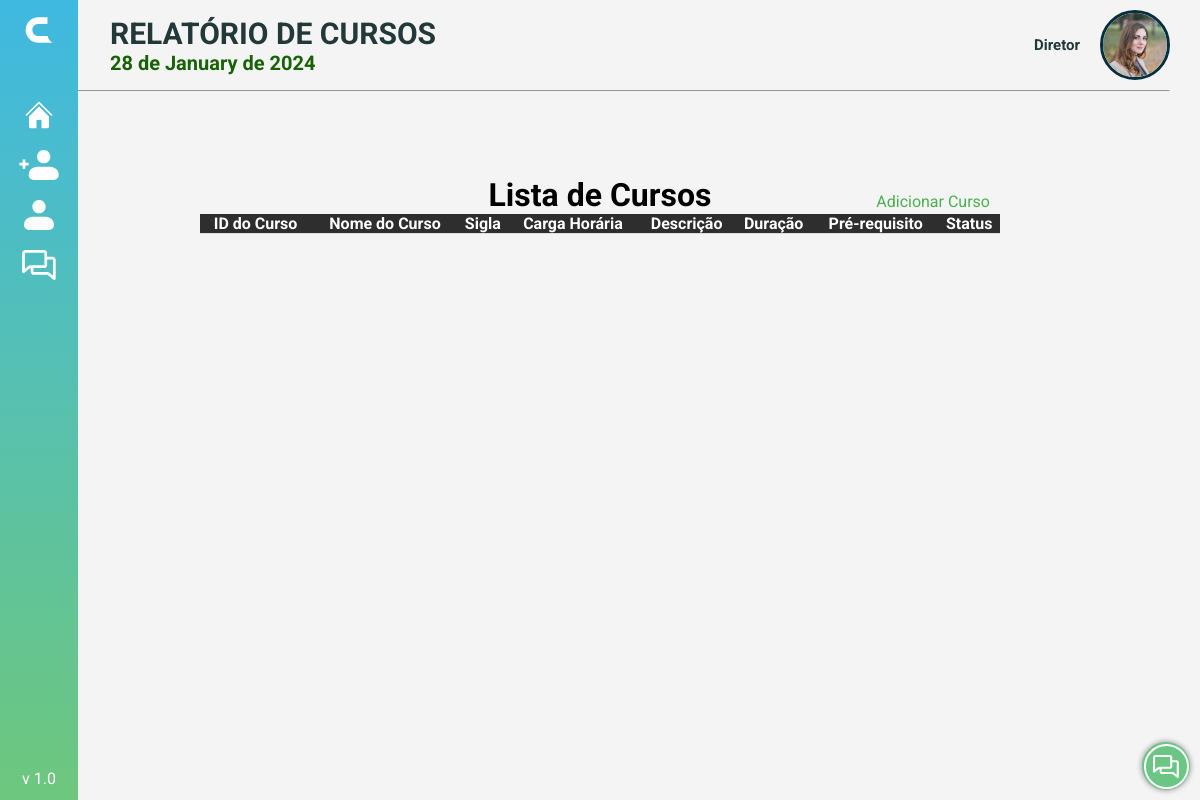
The page /PAGES/s_curso_consulta.php (signed in) on the database as committed earlier.
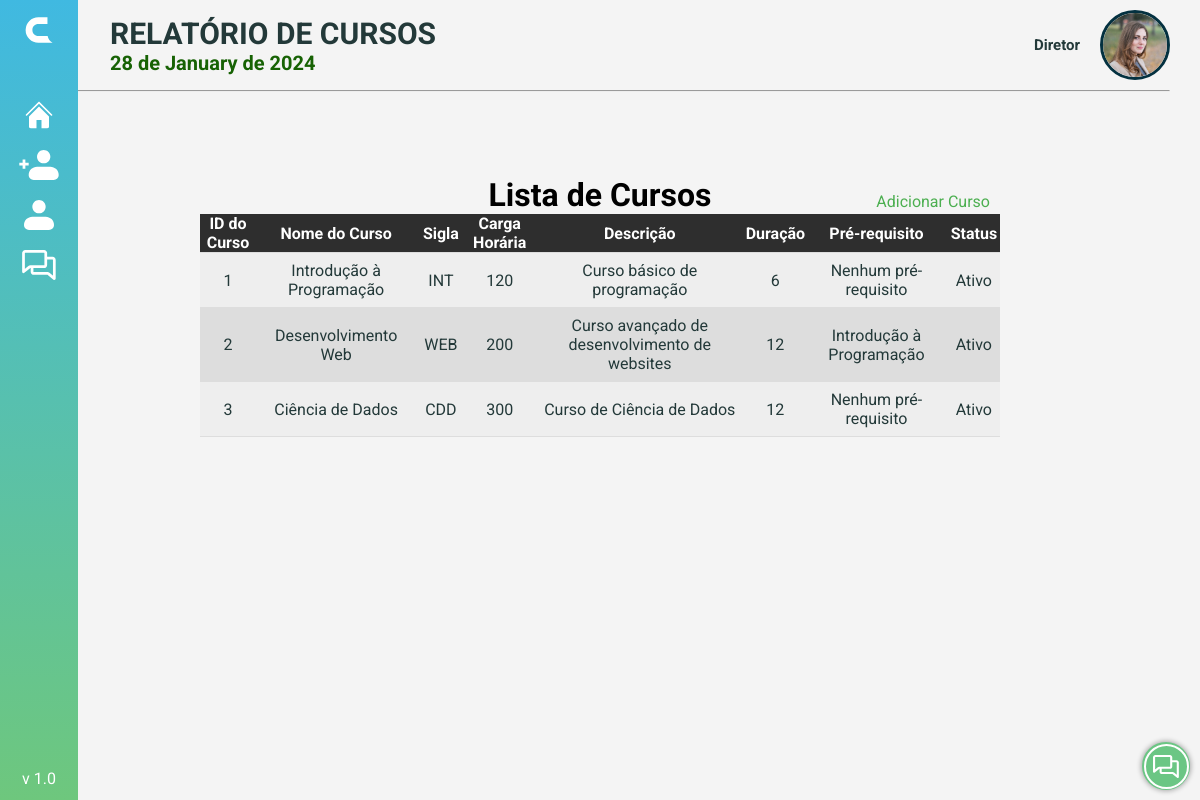
The same page on the database as committed later.
### tables this page shows
CREATE TABLE Curso (
  Curso_id INT NOT NULL AUTO_INCREMENT,
  Curso_Nome VARCHAR(100) NOT NULL,
  Curso_Sigla CHAR(3) NOT NULL,
  Curso_Carga_horaria INT(10) NOT NULL,
  Curso_Desc VARCHAR(50) NOT NULL,
  Curso_Duracao INT NOT NULL,
  Curso_PreRequisito VARCHAR(5000) NOT NULL,
  Curso_Registro DATETIME NOT NULL DEFAULT CURRENT_TIMESTAMP,
  Curso_Status CHAR(1) DEFAULT 1,
  PRIMARY KEY (Curso_id)
);

### PHP/data.php (called while the page is built, shortened)
<?php
    $data = date('Y-m-d');
    $numeroDia = date('d', strtotime($data));
    $nomeMes = strftime('%B', strtotime($data));
    $ano = date('Y', strtotime($data));
    $date = $numeroDia . ' de ' . $nomeMes . ' de ' . $ano;
?>

### PAGES/s_curso_consulta.php (the view, shortened to what this page needs)
<!DOCTYPE html>
<html lang="pt-BR">
<head>
    <link rel="stylesheet" href="../PHP/sidebar/menu.css">
    <link rel="stylesheet" href="../STYLE/botao.css" />
    <link rel="stylesheet" href="../STYLE/data.css">
    <link rel="stylesheet" href="https://cdnjs.cloudflare.com/ajax/libs/font-awesome/6.3.0/css/all.min.css"
 />
    <link href='https://unpkg.com/boxicons@2.0.7/css/boxicons.min.css' rel='stylesheet'>
    <link rel="stylesheet" href="../STYLE/style_home.css">
</head>
<body>
    <?php include('../PHP/data.php'); ?>
    <?php include('../PHP/sidebar/menu.php'); ?>
    <?php include('../PHP/redes.php'); ?>
    <?php include('../PHP/dropdown.php'); ?>
    <header>
        <div class="title">
            <div class="nomedata closed">
                <h1>RELATÓRIO DE CURSOS</h1>
                <div class="php">
                    <?php echo $date; ?>
                </div>
            </div>
            <div class="user">
                <?php echo $dropdown; ?>
            </div>
        </div>
        <hr>
    </header>
    <div>
        <?php echo $sidebarHTML; ?>
    </div>
    <main>
<div class="top"><h1>Lista de Cursos</h1>
        <a href="s_curso_cad.php"><img src="../ICON/sinal-mais.svg" alt="">Adicionar Curso</a></div>
        <table>
            <tr class="titulos">
                <th>ID do Curso</th>
                <th>Nome do Curso</th>
                <th>Sigla</th>
                <th>Carga Horária</th>
                <th>Descrição</th>
                <th>Duração</th>
                <th>Pré-requisito</th>
                <th>Status</th>
            </tr>
            <?php
            $servername = "localhost";
            $username = "root";
            $password = "";
            $dbname = "CLAU";
            $conn = new mysqli($servername, $username, $password, $dbname);
            $sql = "SELECT Curso_id, Curso_Nome, Curso_Sigla, Curso_Carga_horaria, Curso_Desc, Curso_Duracao, Curso_PreRequisito, Curso_Status FROM curso";
            $result = mysqli_query($conn, $sql);
            while ($row = mysqli_fetch_assoc($result)) {
                echo "<tr onclick=\"window.location='s_curso_detalhes.php?id={$row['Curso_id']}';\">";
                echo "<td>{$row['Curso_id']}</td>";
                echo "<td>{$row['Curso_Nome']}</td>";
                echo "<td>{$row['Curso_Sigla']}</td>";
                echo "<td>{$row['Curso_Carga_horaria']}</td>";
                echo "<td>{$row['Curso_Desc']}</td>";
                echo "<td>{$row['Curso_Duracao']}</td>";
                echo "<td>{$row['Curso_PreRequisito']}</td>";
                echo "<td>" . ($row['Curso_Status'] == 1 ? "Ativo" : "Inativo") . "</td>";
                echo "</tr>";
            }
            ?>
        </table>
    </main>
    <div class="buttons">
        <?php echo $redes; ?>
    </div>
</body>
</html>

### PHP/sidebar/menu.php (shortened to what this page needs)
  <?php
  if (isset($_SESSION['Usuario_Nome']) && isset($_SESSION['Tipo_Tipo_cd'])) {
    $permissao = $_SESSION['Tipo_Tipo_cd'];
  if ($permissao == 1) {
    $sidebarHTML ='
  <div class="sidebar close">
    <div class="logo-details">
      <img src="../PHP/sidebar/image/C-BRANCO.svg" alt="Logo-C" class="logo-mini">
    </div>
    <ul class="nav-links">
      <li class="home">
        <a href="../PAGES/m_home.php">
        </a>
      </li>
      <li class="funcionariocad">
        <a href="../PAGES/m_funcionario_cad.php">
        </a>
      </li>
      <li class="funcionario">
        <a href="../PAGES/m_funcionario.php">
        </a>
      </li>
      <li class="fale">
        <a href="../PAGES/fale.php">
        </a>
      </li>
      <div class="version">
        <span>v 1.0</span>
      </div>
    </ul>
</div>
';}
elseif ($permissao == 2) {
  $sidebarHTML ='
';}}else {
  header("Location: ../index.html");
}
?>

### PHP/redes.php
<?php
$redes = '
<button class="buttons__toggle"><div class="borda"><img src="../ICON/fale.svg" alt="Fale_Conosco"></div></button>
<div class="allbtns">
    <a class="button" href="https://www.web-leb.com/code" target="_blank"><img src="../ICON/Facebook.svg" alt="Facebook"></a>
    <a class="button" href="https://www.web-leb.com/code" target="_blank"><img src="../ICON/Linkedin.svg" alt="Linkedin"></a>
    <a class="button" href="https://www.web-leb.com/code" target="_blank"><img src="../ICON/Instagram.svg" alt="Instagram"></a>
</div>
';
?>

### PHP/dropdown.php (shortened to what this page needs)
<?php
if (isset($_SESSION['Usuario_Nome']) && !empty($_SESSION['Usuario_Nome'])) {
    $Nome = htmlspecialchars($_SESSION['Usuario_Nome']);
    $Foto = htmlspecialchars($_SESSION['Usuario_Foto']);
    $dropdown ='
    <p>' . $Nome . '</p>
    <div class="dropdown">
        <img src="' . $Foto . '" alt="Perfil" onclick="myFunction()" class="dropbtn">
        <div style="height:70px;width:70px; position:absolute" onclick="myFunction()" class="dropbtn hover"></div>
        <div id="myDropdown" class="dropdown-content">
            <a href="perfil.php">Perfil</a>
            <a href="notificacoes.php">Notificação</a>
            <a href="../index.html">Sair</a>
        </div>
    </div>
    ';
} else {
    echo "Usuário não está definido ou está vazio.";
}
?>

### PHP/sidebar/menu.css (style rules this page uses)
* { margin: 0; padding: 0; box-sizing: border-box; }
.sidebar { position: fixed; top: 0; left: 0; height: 100%; width: 260px; background: linear-gradient(0deg, rgba(110, 199, 125, 1) 0%, rgba(64, 185, 225, 1) 100%); z-index: 100; transition: all 0.5s ease; overflow: hidden; }
.sidebar.close { width: 78px; }
.sidebar .logo-details { height: 60px; width: 100%; display: flex; align-items: center; }
.sidebar .logo-details .logo-mini { height: 30px; min-width: 78px; text-align: center; line-height: 50px; }
.sidebar .nav-links { height: 100%; padding: 30px 0 150px 0; overflow: auto; }
.sidebar.close .nav-links { overflow: visible; }
.sidebar .nav-links li { position: relative; list-style: none; transition: all 0.4s ease; height: 50px; min-width: 78px; display: flex; }
.sidebar .nav-links li svg { height: 30px; width: 78px; }
.sidebar .nav-links li a { display: flex; align-items: center; text-decoration: none; }
.sidebar .version { position: fixed; bottom: 0; width: 260px; display: flex; align-items: center; justify-content: center; background: transparent; padding: 12px 0; transition: all 0.5s ease; color: white; }
.sidebar.close .version { width: 78px; }

### STYLE/botao.css (style rules this page uses)
.buttons { position: fixed; z-index: 1; bottom: 0; right: 0; }
.buttons__toggle { position: absolute; bottom: 10px; right: 10px; appearance: none; align-items: center; background-color: #6BC684; border-radius: 50%; border-style: none; color: #fff; cursor: pointer; display: flex; font-size: 0; height: 3rem; justify-content: center; text-decoration: none; width: 3rem; position: relative; z-index: 1; box-shadow: 0px 0px 5px 1px #00000050; }
.buttons__toggle img { font-size: 1.6rem; scale: 0.7; }
.borda { border-radius: 100%; border: 2px solid #fff; width: 45px; height: 45px; display: flex; align-items: center; justify-content: center; }
.allbtns { right: 75%; position: absolute; top: 25%; transform: translate(-50%, -50%) rotate(180deg); transform-origin: center; transition: transform 0.75s ease; z-index: 0; }
.button { appearance: none; align-items: center; border-radius: 50%; color: #fff; cursor: pointer; display: flex; font-size: 0; height: 2rem; justify-content: center; text-decoration: none; width: 2rem; right: 0; position: fixed; bottom: 0; transform: translate(40%, 50%) rotate(180deg); transform-origin: center; transition: transform 0.2s ease; }
.button:nth-child(1) { transition-delay: calc(1 * 0.075s); z-index: calc(6 - 1); }
.button:nth-child(2) { transition-delay: calc(2 * 0.075s); z-index: calc(6 - 2); }
.button:nth-child(3) { transition-delay: calc(3 * 0.075s); z-index: calc(6 - 3); }

### STYLE/data.css (style rules this page uses)
.php { color: #176204; font-size: 20px; font-weight: bold; }

### STYLE/style_home.css (style rules this page uses)
* { margin: 0; padding: 0; box-sizing: border-box; font-family: 'Roboto', sans-serif; }
:root { --cor-primaria: #043140; --cor-secundaria: #176204; --cor-fundo: #F4F4F4; }
body { height: auto; display: flex; flex-direction: column; align-items: center; background-color: var(--cor-fundo); }
header { display: flex; width: 100%; flex-direction: column; justify-content: center; align-items: center; }
.nomedata { display: flex; flex-direction: column; margin-left: 250px; transition: margin-left 0.5s ease; }
.nomedata.closed { margin-left: 80px; }
.title { margin: 0; display: flex; justify-content: space-between; width: 100%; align-items: center; padding: 10px 30px; }
.title h1 { font-size: 30px; font-weight: bold; color: #233939; }
.title img { border-radius: 50%; width: 70px; border: solid 3px var(--cor-primaria); height: 70px; }
.user { display: flex; align-items: center; }
.user p { margin-right: 20px; font-size: 15px; color: #233939; font-weight: bold; }
hr { background-color: #313131; width: 95%; height: 1px; }
main { width: 90%; height: 80%; align-items: center; display: flex; flex-wrap: wrap; max-width: 1000px; justify-content: center; margin: 7% 0; }
.dropdown img { background: transparent; position: absolute; }
.hover { transition: 0.2s ease-in-out; background:transparent; }
.dropbtn { border: none; cursor: pointer; position: absolute; }
.dropdown { position: relative; display: inline-block; width: 70px; height: 70px; }

Rows that differ between the two databases and show on the page:
added curso: Curso_id "1", Curso_Nome "Introdução à Programação", Curso_Sigla "INT", Curso_Carga_horaria "120", Curso_Desc "Curso básico de programação", Curso_Duracao "6", Curso_PreRequisito "Nenhum pré-requisito", Curso_Status "Ativo"
added curso: Curso_id "2", Curso_Nome "Desenvolvimento Web", Curso_Sigla "WEB", Curso_Carga_horaria "200", Curso_Desc "Curso avançado de desenvolvimento de websites", Curso_Duracao "12", Curso_PreRequisito "Introdução à Programação", Curso_Status "Ativo"
added curso: Curso_id "3", Curso_Nome "Ciência de Dados", Curso_Sigla "CDD", Curso_Carga_horaria "300", Curso_Desc "Curso de Ciência de Dados", Curso_Duracao "12", Curso_PreRequisito "Nenhum pré-requisito", Curso_Status "Ativo"
